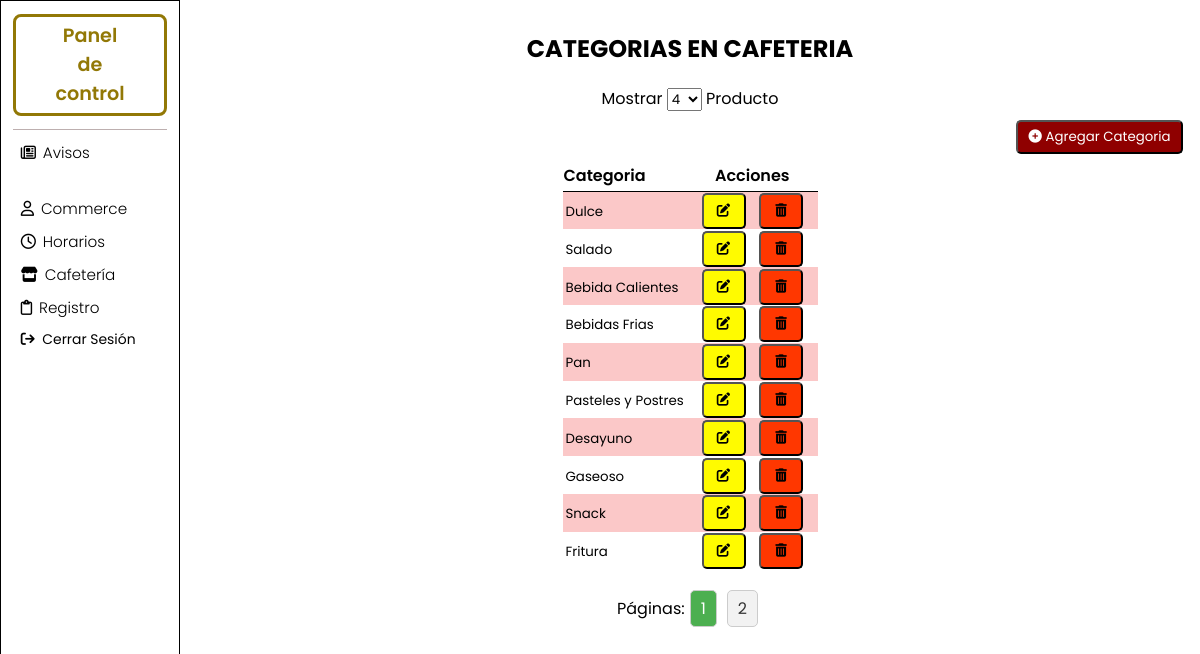
Page /Poli-Informa-1.1/Administrador/Cafeteria/Categorias.php (signed in) on the committed database.
### tables this page shows
CREATE TABLE IF NOT EXISTS `categorias_cafeteria` (
  `categoria_id` int NOT NULL AUTO_INCREMENT,
  `categoria_nombre` varchar(50) NOT NULL,
  PRIMARY KEY (`categoria_id`)
);

### Poli-Informa-1.1/Administrador/Cafeteria/Categorias.php (the view, shortened to what this page needs)
<?php
$db = new Database();
$conexion = $db->connect();
?>
<!DOCTYPE html>
<html lang="en">
<head>
    <link rel="stylesheet" href="css/AdminCafeteria.css">
    <link rel="stylesheet" href="../Menu/menu.css">
    <link rel="stylesheet" href="https://cdnjs.cloudflare.com/ajax/libs/font-awesome/6.5.1/css/all.min.css" />
</head>
<body>
    <div id="productos">
        <main id="principal-productos">
            <section id="section-productos">
                <div id="mostrarProductos">
                    <center><h2>CATEGORIAS EN CAFETERIA</h2></center>
                    <button id="nuevoProducto" class="nuevoProducto" name="nuevoProducto" title="Agregar Producto" onclick="mostrarVentana()"><i class="fa-solid fa-circle-plus"></i> Agregar Categoria</button>
                    <div id="paginacion">
                        <form action="" method="GET">
                            <label for="resultados_por_pagina">Mostrar
                            <select name="resultados_por_pagina" id="resultados_por_pagina" onchange="this.form.submit()">
                                <option value="4" <?php if(isset($_GET['resultados_por_pagina']) && $_GET['resultados_por_pagina'] == 4) echo 'selected'; ?>>4</option>
                            </select>
                             Producto</label>
                        </form>
                        <?php
                        $resultados_por_pagina = isset($_GET['resultados_por_pagina']) ? $_GET['resultados_por_pagina'] : 10;
                        $pagina_actual = isset($_GET['pagina']) ? $_GET['pagina'] : 1;
                        $inicio = ($pagina_actual - 1) * $resultados_por_pagina;
                        $sql = "SELECT COUNT(*) AS total FROM categorias_cafeteria";
                        $resultado = mysqli_query($conexion, $sql);
                        $fila = mysqli_fetch_assoc($resultado);
                        $total_resultados = $fila['total'];
                        $total_paginas = ceil($total_resultados / $resultados_por_pagina);
                        $sql = "SELECT * FROM categorias_cafeteria LIMIT $inicio, $resultados_por_pagina";
                        $resultado = mysqli_query($conexion, $sql);
                        ?>
                    </div><br><br>
                    <table id="tablaProductosCategoria" border="1px">
                        <thead id="cabeceraTabla">
                            <tr>
                                <th id="cabezaNombreCategoria">Categoria</th>
                                <th id="cabezaAccionesCategoria">Acciones</th>
                            </tr>
                        </thead>
                        <?php
                        if(mysqli_num_rows($resultado) > 0){
                            $contador = 1;
                            foreach($resultado as $row){
                                $clase_fila = ($contador % 2 == 0) ? 'fila2' : 'fila1';
                                ?>
                                <tr>
                                    <td class="<?php echo $clase_fila; ?>"><input type="text" id="campoNombre" value="<?php echo $row['categoria_nombre']; ?>" readonly></td>
                                    <td id="cabezaAcciones" class="<?php echo $clase_fila; ?>">
                                        <div class="acciones-buttons">
                                            <button type="button" class="iconoEditar" title="Editar Categoria" onclick="abrirVentanaEditar('<?php echo $row['categoria_id']; ?>', '<?php echo $row['categoria_nombre']; ?>')"><i class="fa-solid fa-pen-to-square"></i></button>
                                            <form id="eliminarForm_<?php echo $row['categoria_id']; ?>" action="Agregar/EliminarCategoria.php" method="POST">
                                                <button type="button" class="iconoEliminar" title="Eliminar registro" onclick="mostrarConfirmacion('<?php echo $row['categoria_id']; ?>')"><i class="fa-solid fa-trash-can"></i></button>
                                            </form>
                                        </div>
                                    </td>
                                </tr>
                                <?php
                                $contador++;
                            }
                        } else{
                            ?>
                            <tr><td colspan="2">No hay categorías disponibles.</td></tr>
                            <?php
                        }
                        ?>
                    </table>
                    <div id="paginacion">
                        <?php
                        if ($total_paginas > 1) {
                            echo "<span>Páginas: </span>";
                            for ($i = 1; $i <= $total_paginas; $i++) {
                                echo "<a href='?pagina=$i&resultados_por_pagina=$resultados_por_pagina' ";
                                if ($pagina_actual == $i) echo "class='current'";
                                echo "> $i </a>";
                            }
                        }
                        ?>
                    </div>
                </div>
            </section>
        </main>
    </div>
</body>
</html>

### Poli-Informa-1.1/Administrador/Cafeteria/css/AdminCafeteria.css (style rules this page uses)
* { font-family: 'Poppins', sans-serif; box-sizing: border-box; }
#productos { position: absolute; left: 0%; top: 0%; width: 100%; height: 100vh; }
#principal-productos { position: absolute; }
#principal-productos { width: 85%; height: 100%; top: 0%; left: 15%; background-color: white; }
#mostrarProductos h2 { text-align: center; margin-top: 3%; }
#mostrarProductos #nuevoProducto { position: absolute; top: 15%; left: 82%; padding-left: 1%; padding-right: 1%; padding-top: .5%; padding-bottom: .5%; background: rgb(143, 0, 0); color: white; border-radius: 5px; cursor: pointer; }
#mostrarProductos table { width: 95%; margin-left: 2%; margin-top: 3%; }
#mostrarProductos table, th, td { border-collapse: collapse; border: none ; }
#mostrarProductos th { border-bottom: 1px solid black; padding-top: 1%; padding-bottom: 1%; text-align: left; font-weight: 600; }
#mostrarProductos td { padding-top: .2%; padding-bottom: .2%; }
#mostrarProductos #cabezaAcciones { text-align: center; width: 12%; }
#tablaProductosCategoria input[type=text] { margin: 0; width: 140%; outline: none; border: none; background: none; }
#mostrarProductos #tablaProductosCategoria { width: 25%; margin: auto; }
#mostrarProductos #tablaProductosCategoria, th, td { border-collapse: collapse; border: none ; }
#mostrarProductos #cabezaNombreCategoria { width: 12%; }
#mostrarProductos #cabezaAccionesCategoria { text-align: center; width: 1%; }
#mostrarProductos .fila1 { background: rgb(251, 200, 200); }
#mostrarProductos .iconoEliminar { position: relative; width: 5.5vh; height: 4.5vh; margin-top: .10vh; border-radius: 5px; cursor: pointer; user-select: none; background: rgb(255, 55, 0); }
#mostrarProductos .iconoEditar { position: relative; width: 5.5vh; height: 4.5vh; margin-top: .10vh; border-radius: 5px; cursor: pointer; user-select: none; background: rgb(255, 251, 0); }
#mostrarProductos .acciones-buttons { display: flex; justify-content: space-evenly; }
#paginacion { margin-top: 20px; display: flex; justify-content: center; align-items: center; }
#paginacion a { padding: 5px 10px; margin: 0 5px; background-color: #f2f2f2; border: 1px solid #ccc; border-radius: 5px; text-decoration: none; color: #333; }
#paginacion #resultados_por_pagina { cursor: pointer; }
#paginacion a.current { background-color: #4CAF50; color: white; cursor: pointer; }

### Poli-Informa-1.1/Administrador/Menu/menu.css (style rules this page uses)
body { margin: 0; padding: 0; }
.contenedor_menu { position: fixed; width: 15%; top: 0; left: 0; bottom: 0; box-sizing: border-box; padding: 0 1%; font-family: 'Poppins'; background: white; box-shadow: 0 1px 5px 1px rgb(199, 194, 194); border: 1px solid #000; }
.menu_lateral .ultima_opcion { margin-bottom: 2.5%; }
.menu_lateral h1 { font-weight: 600; font-size: 120%; border: 3px solid ; border-radius: 8px; padding: 3% 0; text-align: center; color: rgb(146, 120, 6); user-select: none; }
.menu_lateral .linea { border-bottom: 1px solid rgb(189, 175, 175); margin-bottom: 5%; }
.menu_lateral label { cursor: default; user-select: none; display: inline-block; width: 100%; border-radius: 5px; font-size: 95%; box-sizing: border-box; padding: 2% 5%; font-weight: 300; margin: 0; margin-bottom: 1.5%; transition: all .4s ease; }
.menu_lateral i { margin-right: 5%; }
.menu_lateral .sesion { color: #000; text-decoration: none; font-size: 87%; margin-left: 5%; }

### rows in the picture
categorias_cafeteria: categoria_nombre "Dulce"
categorias_cafeteria: categoria_nombre "Salado"
categorias_cafeteria: categoria_nombre "Bebida Calientes"
categorias_cafeteria: categoria_nombre "Bebidas Frias"
categorias_cafeteria: categoria_nombre "Pan"
categorias_cafeteria: categoria_nombre "Pasteles y Postres"
categorias_cafeteria: categoria_nombre "Desayuno"
categorias_cafeteria: categoria_nombre "Gaseoso"
categorias_cafeteria: categoria_nombre "Snack"
categorias_cafeteria: categoria_nombre "Fritura"
